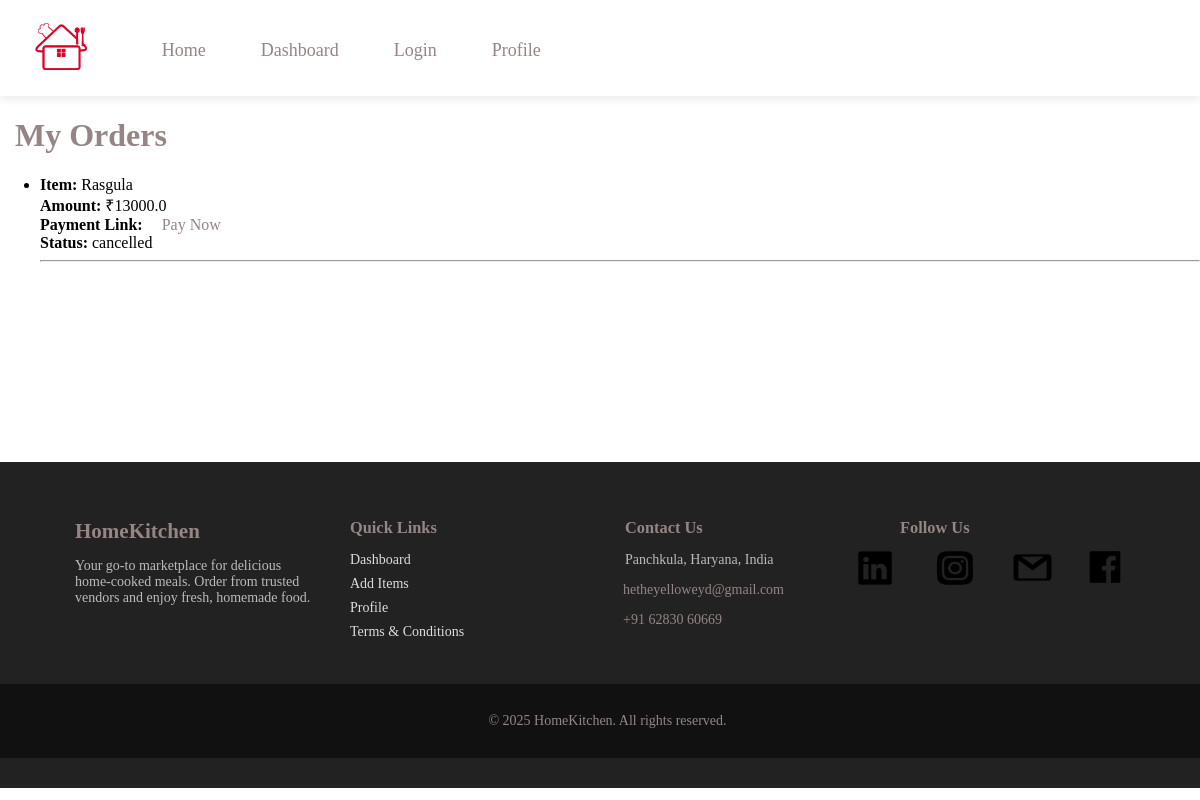
The app's page /my_orders (signed in), older data.
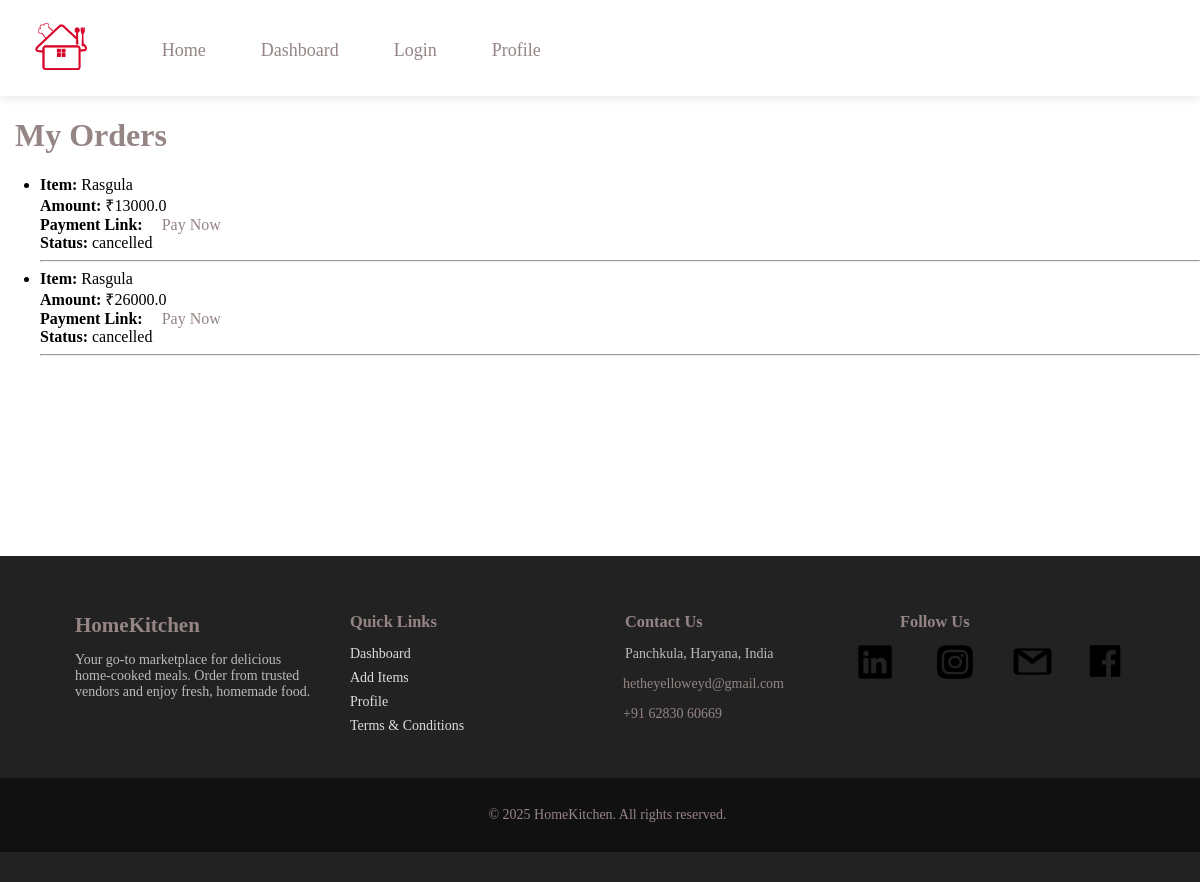
The same page, newer data.
### main.py (models this page shows)
class Order(db.Model):
    id= db.Column(db.String(50), primary_key=True, default=lambda: str(uuid.uuid4()))
    item_name= db.Column(db.String(100), nullable=False)
    user_email= db.Column(db.String(100), db.ForeignKey("user.email"), nullable=False)
    amount= db.Column(db.Float, nullable=False)
    upi_link= db.Column(db.String(500), nullable=True)
    quantity = db.Column(db.Integer, nullable=False)
    payment_status= db.Column(db.String(20), default="Pending")
    status = db.Column(db.String(20), default="pending")  # ✅ Order status: pending, cancelled, delivered
    created_at = db.Column(db.DateTime, default=datetime.datetime.utcnow)

### main.py (the view)
@app.route("/my_orders")
def my_orders():
    if "user_email" not in session:
        flash("Please log in to view your orders.", "danger")
        return redirect(url_for("login"))
    user_email = session["user_email"]
    orders = Order.query.filter_by(user_email=user_email).all()
    return render_template("my_orders.html", orders=orders)

### templates/my_orders.html (shortened to what this page needs)
{% extends "base.html" %}
{% block content %}
    <h1>My Orders</h1>
    {% if orders %}
        <ul>
            {% for order in orders %}
                <li>
                    <strong>Item:</strong> {{ order.item_name }} <br>
                    <strong>Amount:</strong> ₹{{ order.amount }} <br>
                    <strong>Payment Link:</strong> <a href="{{ order.upi_link }}" target="_blank">Pay Now</a> <br>
                    <strong>Status:</strong> {{ order.status }} <br>
                </li>
                <hr>
            {% endfor %}
        </ul>
    {% else %}
        <p>You have not placed any orders yet.</p>
    {% endif %}
{% endblock %}

Row changes from the older to the newer data that the page shows:
added Order: item_name "Rasgula", amount "26000.0", status "cancelled"
